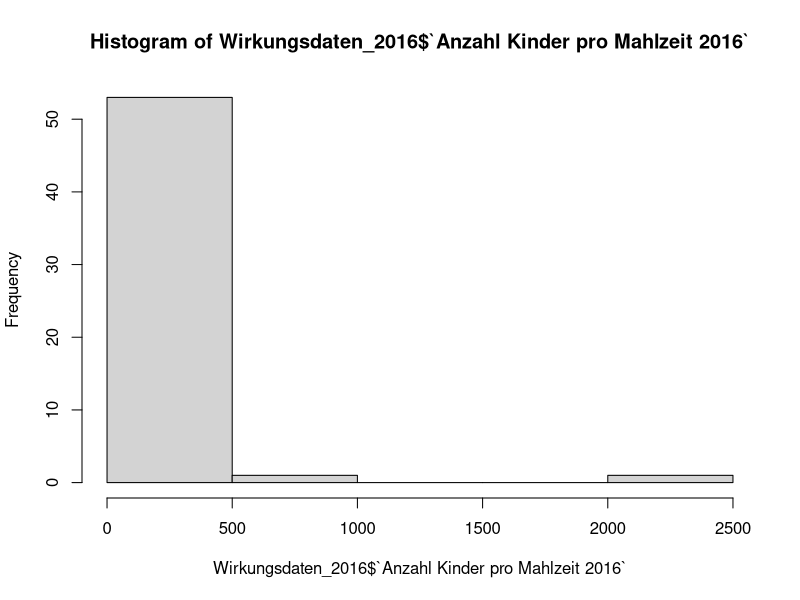

Recreate this plot in R.
# PaRE3To-Projekt

# 1. Herunterladen der Daten ----------------------------------------------

library(readxl)
library(dplyr)
library(tidyverse)

### Daten 2016

Wirkungsdaten_2016 <- read_excel("./ANALYSIS/DATA/CHILDREN Wirkungsdaten_VERTRAULICH_final.xlsx",
                                 sheet = "2016")
View(Wirkungsdaten_2016)

# Löschen von Spalten ohne Inhalt

Wirkungsdaten_2016$Entdeckerfonds <- NULL

# 2. Analyse der Daten ----------------------------------------------------

library(ggplot2)

# Histogramm

hist(Wirkungsdaten_2016$`Anzahl Kinder pro Mahlzeit 2016`)